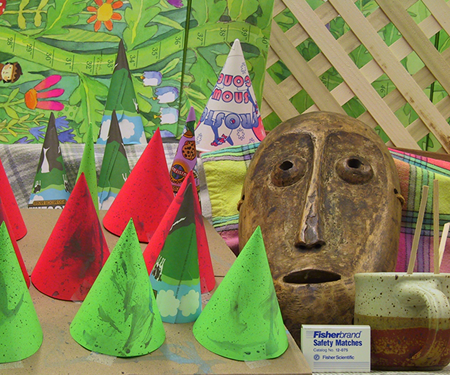
#> input picture images/stereo_img_left.png, 450 x 375 px
$ python simple_stereo.py
#> lines starting #> are read from the running program, lines starting #| are printed output that depends on the picture
import cv2
import numpy as np
import os
import sys

def load_and_prepare_images(path_l: str, path_r: str, size: tuple = None) -> tuple:
    """Loads, resizes, and converts a stereo image pair to grayscale."""
#> called with path_l = 'images/stereo_img_left.png', path_r = 'images/stereo_img_right.png', size = (480, 320)
    img_l = cv2.imread(path_l, cv2.IMREAD_GRAYSCALE)
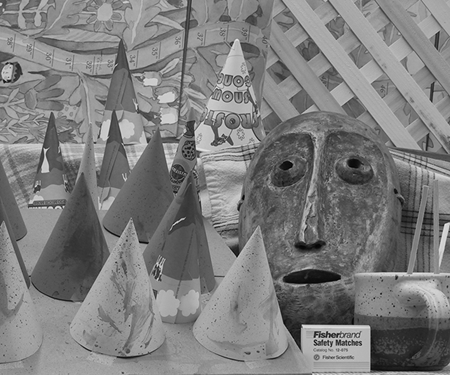
#> img_l: shape (375, 450); min 0, max 235, mean 125
    img_r = cv2.imread(path_r, cv2.IMREAD_GRAYSCALE)
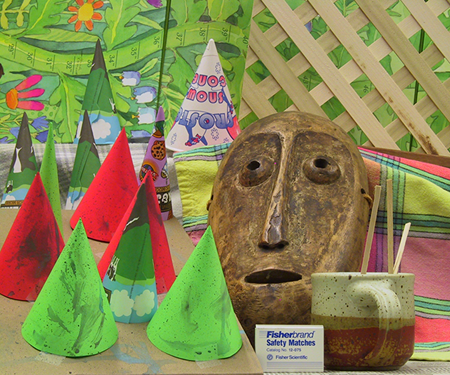
#> input picture images/stereo_img_right.png, 450 x 375 px
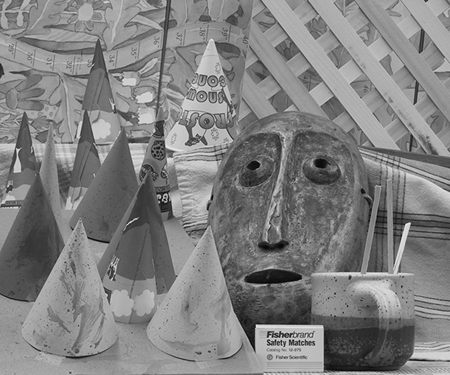
#> img_r: shape (375, 450); min 0, max 243, mean 128.4

    if img_l is None or img_r is None:
        sys.exit(f"Error: Could not load one or both images.")

    if size:
        img_l = cv2.resize(img_l, size)
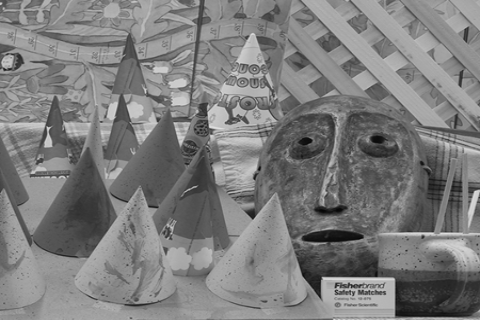
#> img_l: shape (320, 480); min 5, max 224, mean 124.9
        img_r = cv2.resize(img_r, size)
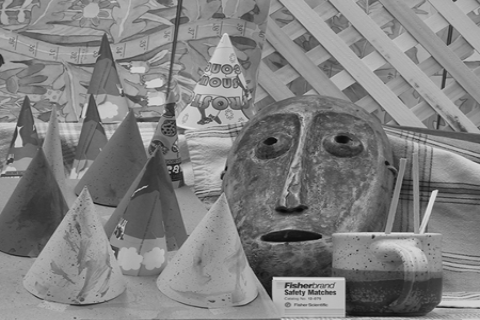
#> img_r: shape (320, 480); min 3, max 228, mean 128.3

    return img_l, img_r

def manual_stereo_block_matching(img_l: np.ndarray, img_r: np.ndarray, block_size: int, search_range: int) -> np.ndarray:
    """
    Manually computes a disparity map using the Sum of Absolute Differences (SAD) method.
    """
#> called with block_size = 15, search_range = 64
    h, w = img_l.shape
#> h = 320; w = 480
    disparity_map = np.zeros((h, w), np.uint8)
    half_block = block_size // 2

    # Iterate over each pixel in the left image (skipping the border)
    for y in range(half_block, h - half_block):
        # Print progress to show it's working
        if y % 10 == 0:
            print(f"Processing row {y}/{h}...")

        for x in range(half_block, w - half_block):
            best_disparity = 0
            min_sad = float('inf')

            # Extract the reference block from the left image
            left_block = img_l[y - half_block : y + half_block + 1,
                               x - half_block : x + half_block + 1]

            # Search for the best match in the right image along the epipolar line
            for d in range(search_range):
                x_right = x - d

                # Ensure the block is within the bounds of the right image
                if x_right < half_block:
                    break

                right_block = img_r[y - half_block : y + half_block + 1,
                                    x_right - half_block : x_right + half_block + 1]

                # Calculate Sum of Absolute Differences (SAD)
                sad = np.sum(np.abs(np.subtract(left_block, right_block, dtype=np.float32)))

                # If this is a better match, store the disparity
                if sad < min_sad:
                    min_sad = sad
                    best_disparity = d

            disparity_map[y, x] = best_disparity
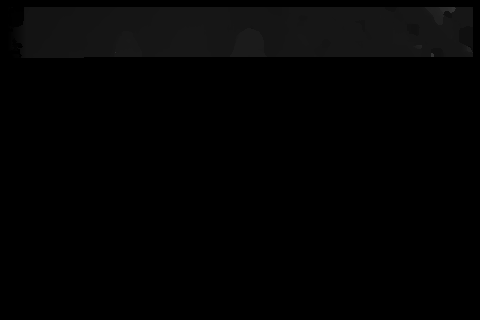
#> disparity_map: shape (320, 480); min 0, max 50, mean 3.2

    return disparity_map

# --- Main Execution ---
if __name__ == "__main__":

    # --- Configuration ---
    IMAGE_PATHS = {
        'left': "images/stereo_img_left.png",
        'right': "images/stereo_img_right.png"
    }
    OUTPUT_DIR = "output"
    # Use a smaller size for faster processing with the manual method
    TARGET_SIZE = (480, 320)

    # Stereo Matching Parameters
    BLOCK_SIZE = 15          # Size of the matching window (must be odd)
    NUM_DISPARITIES = 64     # Maximum disparity to search for

    # --- Script ---
    os.makedirs(OUTPUT_DIR, exist_ok=True)
    img_left, img_right = load_and_prepare_images(IMAGE_PATHS['left'], IMAGE_PATHS['right'], TARGET_SIZE)

    print("Starting manual stereo block matching. This will be very slow.")
#> (the run stopped early here; a loop or call above may not have finished)
